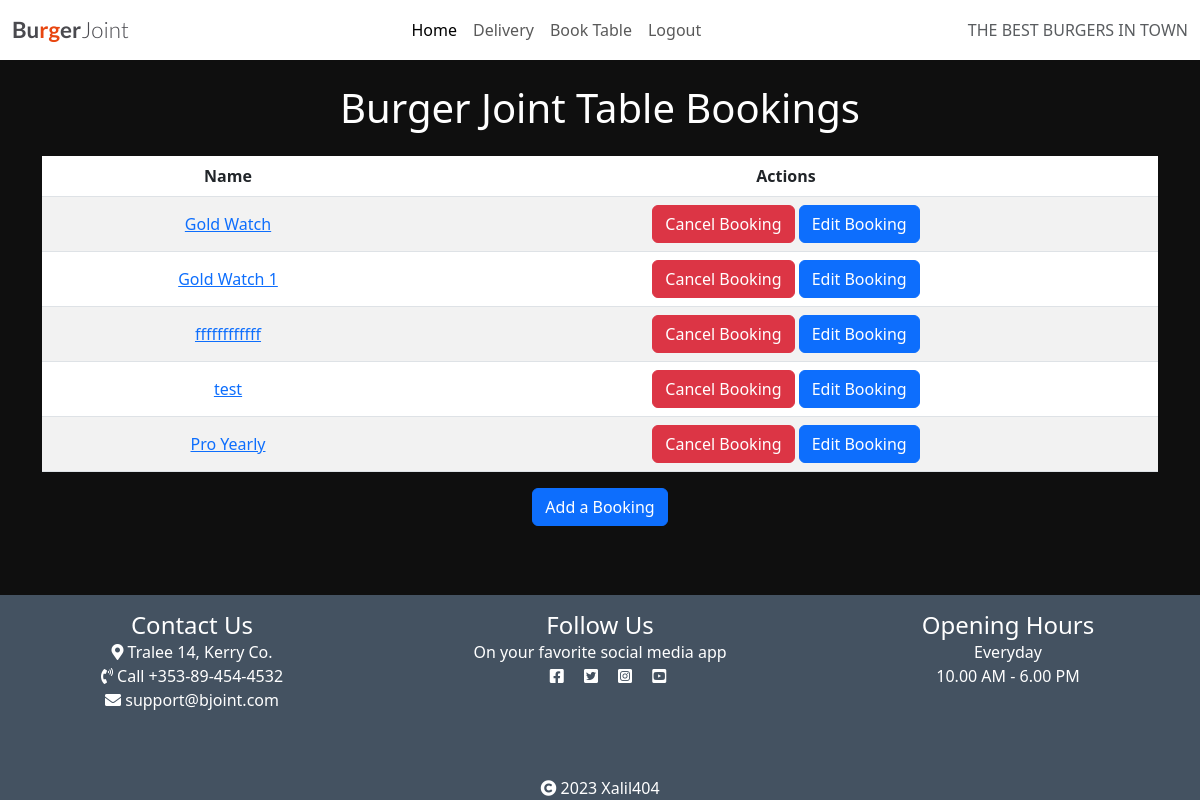
Page /booktable/ (signed in) on the earlier database version.
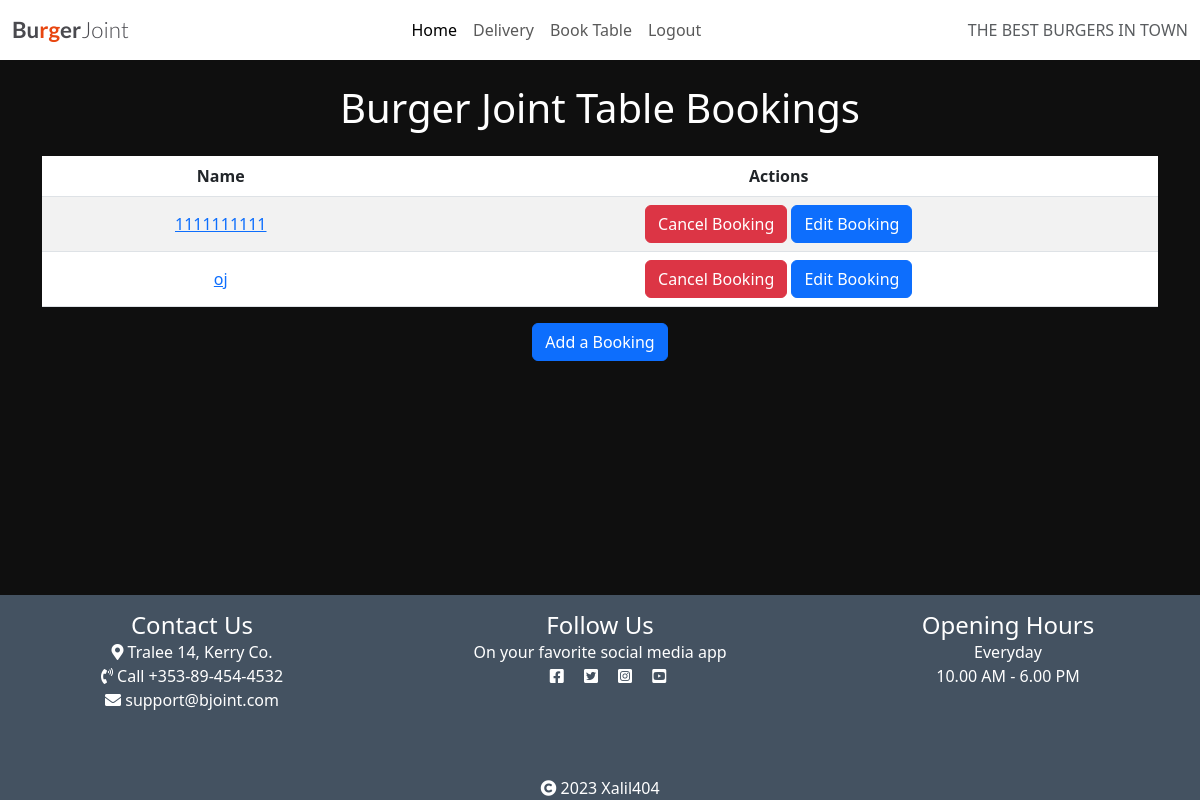
Same page on the later database version.
### Booking_App/models.py (models this page shows, shortened)
class Booking(models.Model):
    user = models.ForeignKey(User, on_delete=models.CASCADE, default=1)
    name = models.CharField(max_length=50, null=False, blank=False)
    phone_number = models.CharField(max_length=15, null=False, blank=False)
    email = models.EmailField(null=False, blank=False)
    number_of_people = models.IntegerField(null=False, blank=False)
    booking_date = models.DateTimeField(
        null=False,
        blank=False,
        default=get_current_date
    )
    booking_time = models.TimeField(
        null=False,
        blank=False,
        default=timezone.now
    )
    meals_desired = models.CharField(
        max_length=80,
        choices=[
            ('CHARBURGER WITH CHEESE', 'CHARBURGER WITH CHEESE'),
            ('CHARBURGER', 'CHARBURGER'),
            ('DOUBLE CHAR WITH CHEESE', 'DOUBLE CHAR WITH CHEESE'),
            ('BBQ CHAR WITH CHEESE', 'BBQ CHAR WITH CHEESE'),
            ('PORTABELLA CHAR', 'PORTABELLA CHAR'),
            ('TERIYAKI CHAR', 'TERIYAKI CHAR'),
            ('GRILLED CHICKEN-WICH', 'GRILLED CHICKEN-WICH'),
            ('SPICY CRISPY CHICKEN', 'SPICY CRISPY CHICKEN'),
            ('CHICKEN CLUB', 'CHICKEN CLUB'),
            ('AHI TUNA FILET', 'AHI TUNA FILET'),
            ('VEGGIE BURGER', 'VEGGIE BURGER'),
            ('VEGGIE CHEESE BURGER', 'VEGGIE CHEESE BURGER'),
            ('CHICKEN CAESAR', 'CHICKEN CAESAR'),
            ('GARDEN SALAD', 'GARDEN SALAD'),
            ('10 PCS CRISPY', '10 PCS CRISPY'),
            ('FRENCH FRIES', 'FRENCH FRIES'),
            ('ONION RINGS', 'ONION RINGS'),
        ],
        null=False,
        blank=False,
        default='CHARBURGER'
    )

### Booking_App/views.py (the view)
# urls.py: path('booktable/', booktable, name='booktable'),
@login_required
def booktable(request):
    bookings = Booking.objects.filter(user=request.user)
    context = {
        'bookings': bookings
    }
    return render(request, 'booktable.html', {'bookings': bookings})

### templates/booktable.html (shortened to what this page needs)
{% extends "base.html" %}
{% block content %}
<div class="container mt-4 text-center">
    <h1 class="mb-4 text-white">Burger Joint Table Bookings</h1>
    <table class="table table-striped">
        <thead>
            <tr>
                <th>Name</th>
                <th>Actions</th>
            </tr>
        </thead>
        <tbody>
            {% for booking in bookings %}
            <tr>
                <td>
                    <button class="btn btn-link" type="button" data-bs-toggle="collapse"
                        data-bs-target="#booking{{ booking.id }}" aria-expanded="false">
                        {{ booking.name }}
                    </button>
                </td>
                <td>
                    <a class="btn btn-danger delete-booking" href="#" data-bs-toggle="modal"
                        data-bs-target="#confirmDeleteModal" data-booking-id="{{ booking.id }}"
                        data-delete-url="{% url 'delete_booking' booking.id %}">Cancel Booking</a>
                    <a class="btn btn-primary" href="{% url 'edit_booking' booking.id %}">Edit Booking</a>
                </td>
            </tr>
            {% empty %}
            <tr>
                <td colspan="2">You have no Burger Joint Bookings to Show</td>
            </tr>
            {% endfor %}
        </tbody>
    </table>
    <a class="btn btn-primary" href="/addtable">Add a Booking</a>
</div>
{% endblock %}

Differences in the rows shown:
removed Booking: name "Gold Watch"
removed Booking: name "Gold Watch 1"
removed Booking: name "ffffffffffff"
removed Booking: name "test"
removed Booking: name "Pro Yearly"
added Booking: name "1111111111"
added Booking: name "oj"
